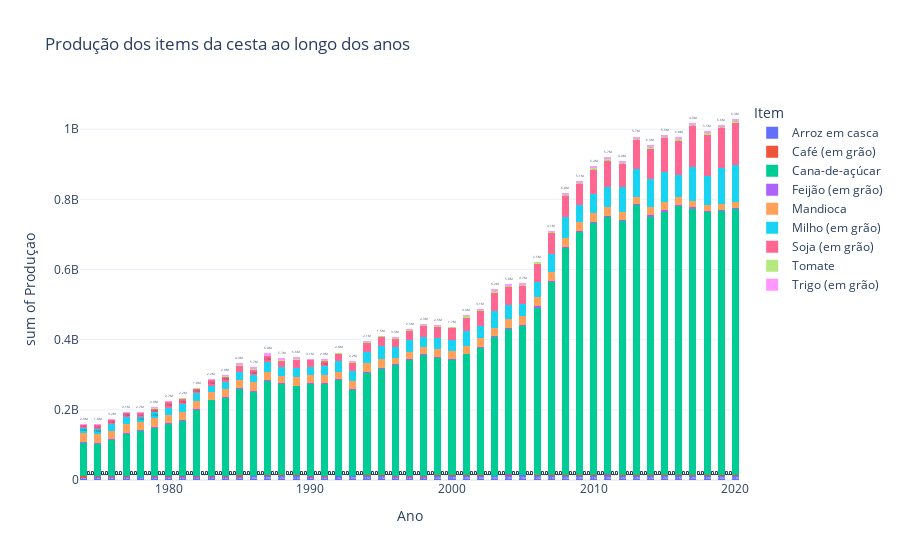

Notebook code for this chart:
### Code cell
fig = px.histogram(producao_2, x = 'Ano', y = 'Produçao', title='Produção dos items da cesta ao longo dos anos ', color = 'Item',  labels = {'value': 'Produção (Toneladas)', 'variable' : 'Culturas'}, nbins =150)
fig.update_layout(template = 'plotly_white')
fig.update_traces(texttemplate = '%{y:.2s}', textposition = 'outside')
